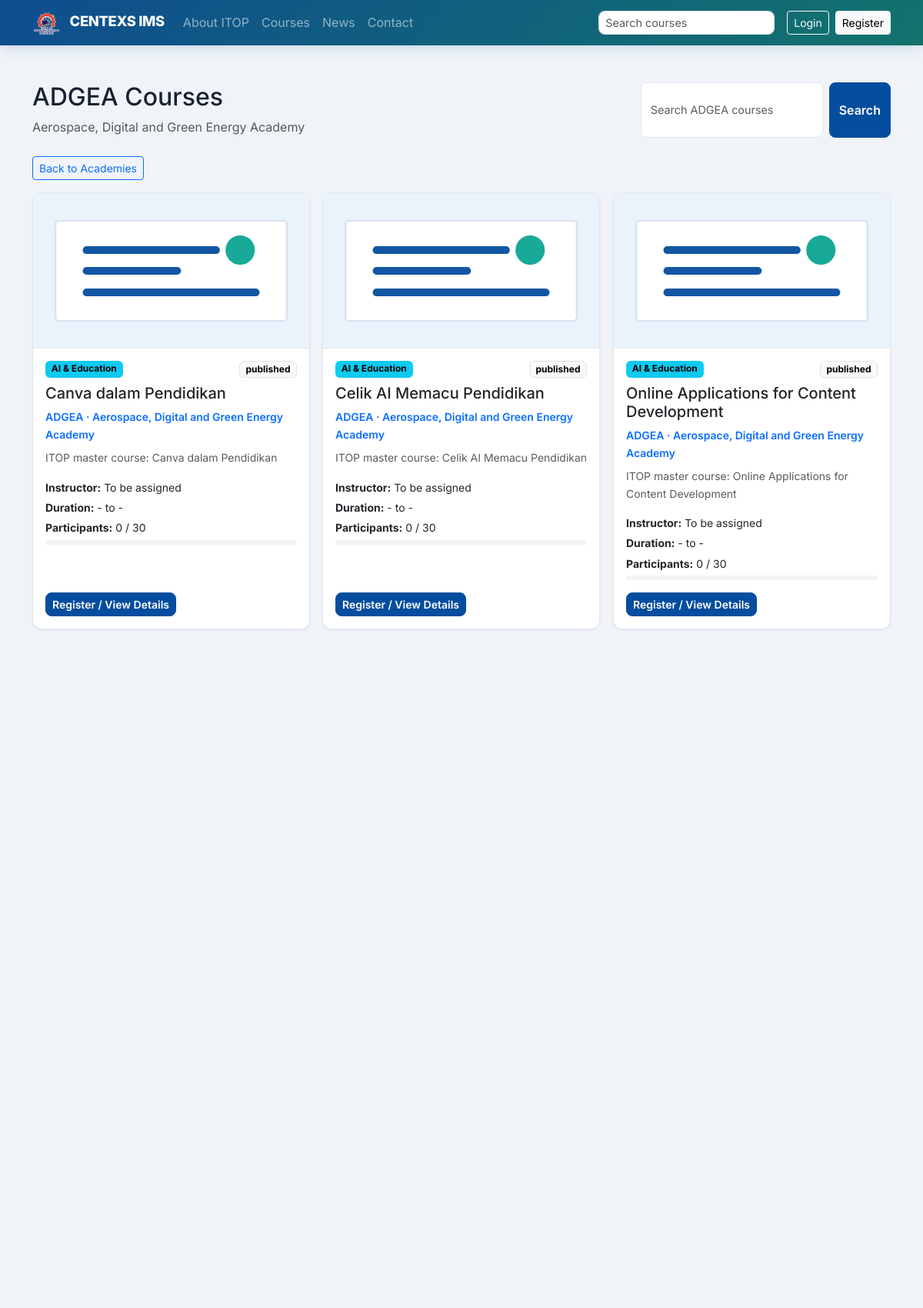
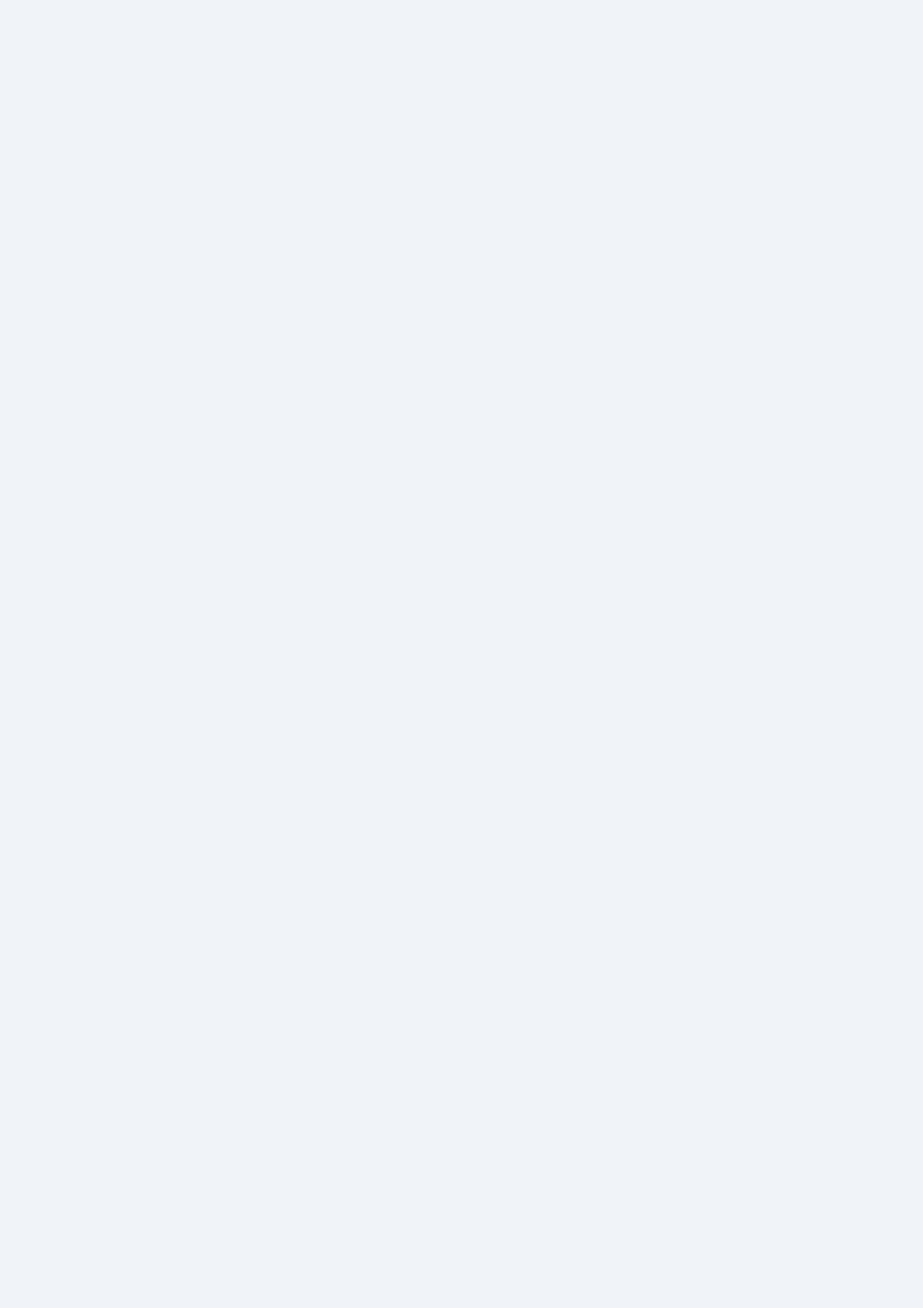
The app's page /index.php?page=courses&academy=ADGEA (upper part) with its own data (2 pictures, top to bottom).
### tables this page shows
CREATE TABLE IF NOT EXISTS academies (
    id INT AUTO_INCREMENT PRIMARY KEY,
    code VARCHAR(30) NOT NULL UNIQUE,
    name VARCHAR(190) NOT NULL,
    description TEXT,
    status ENUM('active','inactive') NOT NULL DEFAULT 'active',
    created_at DATETIME NOT NULL DEFAULT CURRENT_TIMESTAMP,
    updated_at DATETIME NULL ON UPDATE CURRENT_TIMESTAMP
);

CREATE TABLE courses (
    id INT AUTO_INCREMENT PRIMARY KEY,
    instructor_id INT NULL,
    title VARCHAR(190) NOT NULL,
    category VARCHAR(120) NOT NULL,
    description TEXT,
    thumbnail_image VARCHAR(255),
    start_date DATE NULL,
    end_date DATE NULL,
    capacity INT NOT NULL DEFAULT 25,
    max_participants INT NULL,
    status ENUM('draft','published','active','completed','archived') NOT NULL DEFAULT 'draft',
    course_status ENUM('draft','published','active','completed','archived') NULL,
    fee DECIMAL(10,2) NOT NULL DEFAULT 0.00,
    created_by INT NULL,
    created_at DATETIME NOT NULL DEFAULT CURRENT_TIMESTAMP,
    updated_at DATETIME NULL ON UPDATE CURRENT_TIMESTAMP,
    FOREIGN KEY (instructor_id) REFERENCES users(id) ON DELETE SET NULL,
    FOREIGN KEY (created_by) REFERENCES users(id) ON DELETE SET NULL
);

### app/Core/View.php (called while the page is built, shortened)
<?php
final class View
{
    public static function render(string $view, array $data = [], string $layout = 'main'): void
    {
        extract($data, EXTR_SKIP);
        require dirname(__DIR__) . '/Views/' . $view . '.php';
    }
    public static function partial(string $view, array $data = []): void
    {
        extract($data, EXTR_SKIP);
        require dirname(__DIR__) . '/Views/' . $view . '.php';
    }
}

### app/Controllers/PublicController.php (called while the page is built, shortened)
<?php
final class PublicController
{
    public function courses(): void
    {
        $courseModel = new Course();
        $academyCode = strtoupper(Security::cleanString($_GET['academy'] ?? ''));
        View::render('public/courses', [
            'academies' => $courseModel->publicAcademies(),
            'selectedAcademy' => in_array($academyCode, ['ADGEA', 'IESGA'], true) ? $courseModel->academyByCode($academyCode) : null,
            'courses' => in_array($academyCode, ['ADGEA', 'IESGA'], true) ? $courseModel->publicByAcademy($academyCode, Security::cleanString($_GET['q'] ?? '')) : [],
            'q' => Security::cleanString($_GET['q'] ?? ''),
        ]);
    }
}

### index.php (called while the page is built, shortened)
<?php
$page = $_GET['page'] ?? 'home';
$method = $_SERVER['REQUEST_METHOD'];
$handler = $routes[$method][$page] ?? null;
[$class, $action] = $handler;
(new $class())->$action();

### app/Core/Model.php (called while the page is built, shortened)
<?php
abstract class Model
{
    public function __construct()
    {
        $this->db = Database::connection();
    }
}

### app/Core/Database.php (called while the page is built, shortened)
<?php
final class Database
{
    private static ?PDO $pdo = null;
    public static function connection(): PDO
    {
        if (self::$pdo === null || !self::isAlive()) {
            self::$pdo = null;
            $dsn = 'mysql:host=' . DB_HOST . ';dbname=' . DB_NAME . ';charset=utf8mb4';
            try {
                self::$pdo = new PDO($dsn, DB_USER, DB_PASS, [
                    PDO::ATTR_ERRMODE            => PDO::ERRMODE_EXCEPTION,
                    PDO::ATTR_DEFAULT_FETCH_MODE => PDO::FETCH_ASSOC,
                    PDO::ATTR_EMULATE_PREPARES   => false,
                ]);
            } catch (PDOException $e) {
                http_response_code(500);
                exit('Database connection failed. Import database/centexs_itop_ims.sql and check config/config.php.');
            }
        }
        return self::$pdo;
    }
    private static function isAlive(): bool
    {
        try {
            self::$pdo->query('SELECT 1');
            return true;
        } catch (PDOException $e) {
            return false;
        }
    }
}

### app/Models/Course.php (called while the page is built, shortened)
<?php
final class Course extends Model
{
    public function publicByAcademy(string $academyCode, string $search = ''): array
    {
        $like = '%' . $search . '%';
        $stmt = $this->db->prepare('SELECT courses.*, users.name AS instructor_name, academies.code AS academy_code, academies.name AS academy_name, COUNT(enrolments.id) AS participant_count FROM courses LEFT JOIN users ON users.id = courses.instructor_id LEFT JOIN academies ON academies.id = courses.academy_id LEFT JOIN enrolments ON enrolments.course_id = courses.id AND enrolments.status IN ("active","completed") WHERE courses.status IN ("published","active") AND academies.code = ? AND (courses.title LIKE ? OR courses.category LIKE ?) GROUP BY courses.id ORDER BY courses.category, courses.title');
        $stmt->execute([$academyCode, $like, $like]);
        return $stmt->fetchAll();
    }
    public function academyByCode(string $academyCode): ?array
    {
        $stmt = $this->db->prepare('SELECT * FROM academies WHERE code = ? LIMIT 1');
        $stmt->execute([$academyCode]);
        return $stmt->fetch() ?: null;
    }
}

### app/Core/Security.php (called while the page is built, shortened)
<?php
final class Security
{
    public static function e(?string $value): string
    {
        return htmlspecialchars((string) $value, ENT_QUOTES | ENT_SUBSTITUTE, 'UTF-8');
    }
    public static function excerpt(?string $value, int $max = 120): string
    {
        $value = trim((string) $value);
        return function_exists('mb_substr') ? mb_substr($value, 0, $max) : substr($value, 0, $max);
    }
}

### app/Views/partials/course-card.php (the view, shortened to what this page needs)
<?php
$thumbnail = $course['thumbnail_image'] ?? '';
$image = $thumbnail ? 'storage/uploads/' . $thumbnail : 'public/assets/img/course-placeholder.svg';
$actions = $actions ?? 'public';
?>
<div class="card h-100 course-card">
    <img class="course-thumb" src="<?= Security::e($image) ?>" alt="">
    <div class="card-body d-flex flex-column">
        <div class="d-flex justify-content-between gap-2 mb-2">
            <span class="badge text-bg-info"><?= Security::e($course['category'] ?? '-') ?></span>
            <span class="badge text-bg-light border"><?= Security::e($course['course_status'] ?? $course['status'] ?? 'draft') ?></span>
        </div>
        <h2 class="h5"><?= Security::e($course['title'] ?? '') ?></h2>
        <div class="small text-primary fw-semibold mb-2"><?= Security::e($course['academy_code'] ?? '') ?> <?= !empty($course['academy_name']) ? '· ' . Security::e($course['academy_name']) : '' ?></div>
        <p class="small text-muted mb-3"><?= Security::e(Security::excerpt($course['description'] ?? '', 110)) ?><?= strlen((string) ($course['description'] ?? '')) > 110 ? '...' : '' ?></p>
        <div class="small mb-1"><strong>Instructor:</strong> <?= Security::e($course['instructor_name'] ?? 'To be assigned') ?></div>
        <div class="small mb-1"><strong>Duration:</strong> <?= Security::e(($course['start_date'] ?? '-') . ' to ' . ($course['end_date'] ?? '-')) ?></div>
        <?php
        $maxPart = (int) ($course['max_participants'] ?? $course['capacity'] ?? 0);
        $currentPart = (int) ($course['participant_count'] ?? 0);
        ?>
        <div class="small mb-1 d-flex justify-content-between align-items-center">
            <span><strong>Participants:</strong> <?= $currentPart ?> / <?= $maxPart ?></span>
        </div>
        <div class="progress mb-3" style="height: 6px; border-radius: 3px; background-color: #f1f3f5;">
        </div>
        <div class="mt-auto d-flex flex-wrap gap-2">
            <?php if ($actions === 'admin'): ?>
                <a class="btn btn-sm btn-outline-primary" href="index.php?page=course-room&course_id=<?= (int) $course['id'] ?>">View</a>
                <a class="btn btn-sm btn-outline-secondary" href="index.php?page=admin-courses&edit=<?= (int) $course['id'] ?>">Edit</a>
                <form method="post" action="index.php?page=delete-course" onsubmit="return confirm('Delete this course?')">
                    <input type="hidden" name="_csrf" value="<?= Security::e(Security::csrfToken()) ?>">
                    <input type="hidden" name="id" value="<?= (int) $course['id'] ?>">
                    <button class="btn btn-sm btn-outline-danger">Delete</button>
                </form>
            <?php elseif ($actions === 'trainee'): ?>
                <?php if (($course['status'] ?? '') !== 'pending'): ?>
                    <a class="btn btn-sm btn-outline-primary" href="index.php?page=course-room&course_id=<?= (int) $course['course_id'] ?>">Open</a>
                <?php endif; ?>
            <?php else: ?>
                <a class="btn btn-sm btn-primary" href="index.php?page=course&id=<?= (int) $course['id'] ?>">Register / View Details</a>
            <?php endif; ?>
        </div>
    </div>
</div>

### app/Views/public/courses.php (shortened to what this page needs)
<section class="container py-5">
    <div class="d-flex flex-column flex-md-row justify-content-between gap-3 mb-4">
        <div>
            <h1 class="h2"><?= $selectedAcademy ? Security::e($selectedAcademy['code']) . ' Courses' : 'Courses by Academy' ?></h1>
            <p class="text-muted mb-0"><?= $selectedAcademy ? Security::e($selectedAcademy['name']) : 'Choose an academy to view available ITOP courses.' ?></p>
        </div>
        <?php if ($selectedAcademy): ?>
            <form class="d-flex" method="get">
                <input class="form-control" name="q" value="<?= Security::e($q) ?>" placeholder="Search <?= Security::e($selectedAcademy['code']) ?> courses">
                <button class="btn btn-primary ms-2">Search</button>
            </form>
        <?php endif; ?>
    </div>
    <?php if (!$selectedAcademy): ?>
        <div class="row g-4">
            <?php foreach ($academies as $academy): ?>
                <div class="col-md-6">
                    <a class="academy-card" href="index.php?page=courses&academy=<?= Security::e($academy['code']) ?>">
                        <span class="academy-chip"><?= Security::e($academy['code']) ?></span>
                        <h2><?= Security::e($academy['name']) ?></h2>
                        <p><?= Security::e($academy['description'] ?? 'Browse academy courses and request enrolment.') ?></p>
                        <div class="academy-meta">
                            <strong><?= (int) $academy['course_count'] ?></strong><span>Courses</span>
                            <strong><?= (int) $academy['participant_count'] ?></strong><span>Participants</span>
                        </div>
                        <span class="btn btn-primary mt-3">View Courses</span>
                    </a>
                </div>
            <?php endforeach; ?>
        </div>
    <?php else: ?>
        <div class="mb-3"><a class="btn btn-sm btn-outline-primary" href="index.php?page=courses">Back to Academies</a></div>
        <div class="row g-3">
            <?php foreach ($courses as $course): ?>
                <div class="col-md-6 col-xl-4"><?php View::partial('partials/course-card', ['course' => $course, 'actions' => 'public']); ?></div>
            <?php endforeach; ?>
        </div>
    <?php endif; ?>
</section>

### records on screen
academies: code "ADGEA", name "Aerospace, Digital and Green Energy Academy", q "Search ADGEA courses"
courses: category "AI & Education", course_status "published", title "Canva dalam Pendidikan", academy.code "ADGEA", academy.name "Aerospace, Digital and Green Energy Academy", description "ITOP master course: Canva dalam Pendidikan", instructor_name "To be assigned", start_date+end_date "- to -", currentPart "0", max_participants "30"
courses: category "AI & Education", course_status "published", title "Celik AI Memacu Pendidikan", academy.code "ADGEA", academy.name "Aerospace, Digital and Green Energy Academy", description "ITOP master course: Celik AI Memacu Pendidikan", instructor_name "To be assigned", start_date+end_date "- to -", currentPart "0", max_participants "30"
courses: category "AI & Education", course_status "published", title "Online Applications for Content Development", academy.code "ADGEA", academy.name "Aerospace, Digital and Green Energy Academy", description "ITOP master course: Online Applications for Content Development", instructor_name "To be assigned", start_date+end_date "- to -", currentPart "0", max_participants "30"
